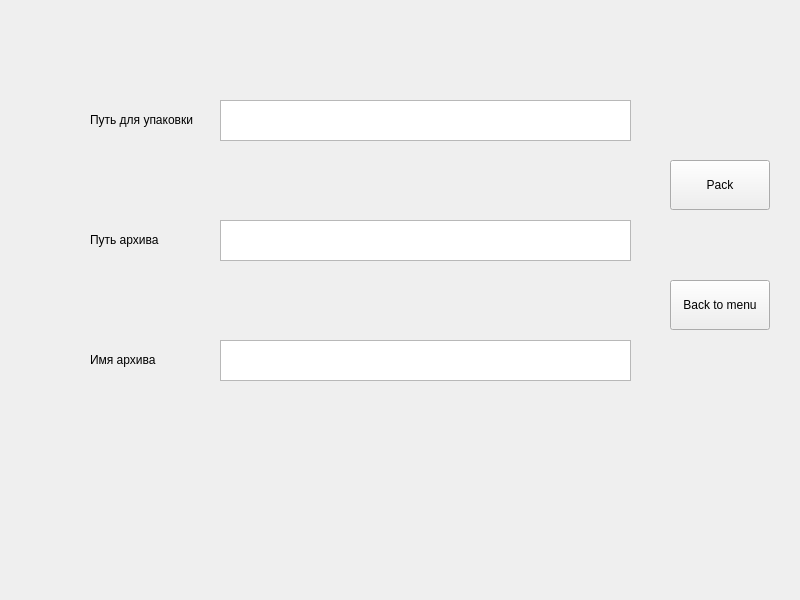
<?xml version="1.0" encoding="UTF-8"?>
<ui version="4.0">
 <class>pack</class>
 <widget class="QWidget" name="pack">
  <property name="geometry">
   <rect>
    <x>0</x>
    <y>0</y>
    <width>800</width>
    <height>600</height>
   </rect>
  </property>
  <property name="windowTitle">
   <string>Widget</string>
  </property>
  <widget class="QPushButton" name="button1">
   <property name="geometry">
    <rect>
     <x>670</x>
     <y>160</y>
     <width>100</width>
     <height>50</height>
    </rect>
   </property>
   <property name="text">
    <string>Pack</string>
   </property>
  </widget>
  <widget class="QTextEdit" name="textEdit">
   <property name="geometry">
    <rect>
     <x>220</x>
     <y>100</y>
     <width>411</width>
     <height>41</height>
    </rect>
   </property>
   <property name="minimumSize">
    <size>
     <width>341</width>
     <height>0</height>
    </size>
   </property>
   <property name="font">
    <font>
     <pointsize>14</pointsize>
    </font>
   </property>
   <property name="html">
    <string>&lt;!DOCTYPE HTML PUBLIC &quot;-//W3C//DTD HTML 4.0//EN&quot; &quot;http://www.w3.org/TR/REC-html40/strict.dtd&quot;&gt;
&lt;html&gt;&lt;head&gt;&lt;meta name=&quot;qrichtext&quot; content=&quot;1&quot; /&gt;&lt;style type=&quot;text/css&quot;&gt;
p, li { white-space: pre-wrap; }
&lt;/style&gt;&lt;/head&gt;&lt;body style=&quot; font-family:'MS Shell Dlg 2'; font-size:14pt; font-weight:400; font-style:normal;&quot;&gt;
&lt;p style=&quot;-qt-paragraph-type:empty; margin-top:0px; margin-bottom:0px; margin-left:0px; margin-right:0px; -qt-block-indent:0; text-indent:0px; font-size:12pt;&quot;&gt;&lt;br /&gt;&lt;/p&gt;&lt;/body&gt;&lt;/html&gt;</string>
   </property>
  </widget>
  <widget class="QLabel" name="label">
   <property name="geometry">
    <rect>
     <x>90</x>
     <y>110</y>
     <width>111</width>
     <height>20</height>
    </rect>
   </property>
   <property name="text">
    <string>Путь для упаковки</string>
   </property>
  </widget>
  <widget class="QLabel" name="label_2">
   <property name="geometry">
    <rect>
     <x>90</x>
     <y>230</y>
     <width>111</width>
     <height>20</height>
    </rect>
   </property>
   <property name="text">
    <string>Путь архива</string>
   </property>
  </widget>
  <widget class="QLabel" name="label_3">
   <property name="geometry">
    <rect>
     <x>90</x>
     <y>350</y>
     <width>111</width>
     <height>20</height>
    </rect>
   </property>
   <property name="text">
    <string>Имя архива</string>
   </property>
  </widget>
  <widget class="QTextEdit" name="textEdit_2">
   <property name="geometry">
    <rect>
     <x>220</x>
     <y>220</y>
     <width>411</width>
     <height>41</height>
    </rect>
   </property>
   <property name="minimumSize">
    <size>
     <width>341</width>
     <height>0</height>
    </size>
   </property>
   <property name="font">
    <font>
     <pointsize>14</pointsize>
    </font>
   </property>
   <property name="html">
    <string>&lt;!DOCTYPE HTML PUBLIC &quot;-//W3C//DTD HTML 4.0//EN&quot; &quot;http://www.w3.org/TR/REC-html40/strict.dtd&quot;&gt;
&lt;html&gt;&lt;head&gt;&lt;meta name=&quot;qrichtext&quot; content=&quot;1&quot; /&gt;&lt;style type=&quot;text/css&quot;&gt;
p, li { white-space: pre-wrap; }
&lt;/style&gt;&lt;/head&gt;&lt;body style=&quot; font-family:'MS Shell Dlg 2'; font-size:14pt; font-weight:400; font-style:normal;&quot;&gt;
&lt;p style=&quot;-qt-paragraph-type:empty; margin-top:0px; margin-bottom:0px; margin-left:0px; margin-right:0px; -qt-block-indent:0; text-indent:0px; font-size:12pt;&quot;&gt;&lt;br /&gt;&lt;/p&gt;&lt;/body&gt;&lt;/html&gt;</string>
   </property>
  </widget>
  <widget class="QTextEdit" name="textEdit_3">
   <property name="geometry">
    <rect>
     <x>220</x>
     <y>340</y>
     <width>411</width>
     <height>41</height>
    </rect>
   </property>
   <property name="minimumSize">
    <size>
     <width>341</width>
     <height>0</height>
    </size>
   </property>
   <property name="font">
    <font>
     <pointsize>14</pointsize>
    </font>
   </property>
   <property name="html">
    <string>&lt;!DOCTYPE HTML PUBLIC &quot;-//W3C//DTD HTML 4.0//EN&quot; &quot;http://www.w3.org/TR/REC-html40/strict.dtd&quot;&gt;
&lt;html&gt;&lt;head&gt;&lt;meta name=&quot;qrichtext&quot; content=&quot;1&quot; /&gt;&lt;style type=&quot;text/css&quot;&gt;
p, li { white-space: pre-wrap; }
&lt;/style&gt;&lt;/head&gt;&lt;body style=&quot; font-family:'MS Shell Dlg 2'; font-size:14pt; font-weight:400; font-style:normal;&quot;&gt;
&lt;p style=&quot;-qt-paragraph-type:empty; margin-top:0px; margin-bottom:0px; margin-left:0px; margin-right:0px; -qt-block-indent:0; text-indent:0px; font-size:12pt;&quot;&gt;&lt;br /&gt;&lt;/p&gt;&lt;/body&gt;&lt;/html&gt;</string>
   </property>
  </widget>
  <widget class="QPushButton" name="button2">
   <property name="geometry">
    <rect>
     <x>670</x>
     <y>280</y>
     <width>100</width>
     <height>50</height>
    </rect>
   </property>
   <property name="text">
    <string>Back to menu</string>
   </property>
  </widget>
 </widget>
 <resources/>
 <connections/>
</ui>
